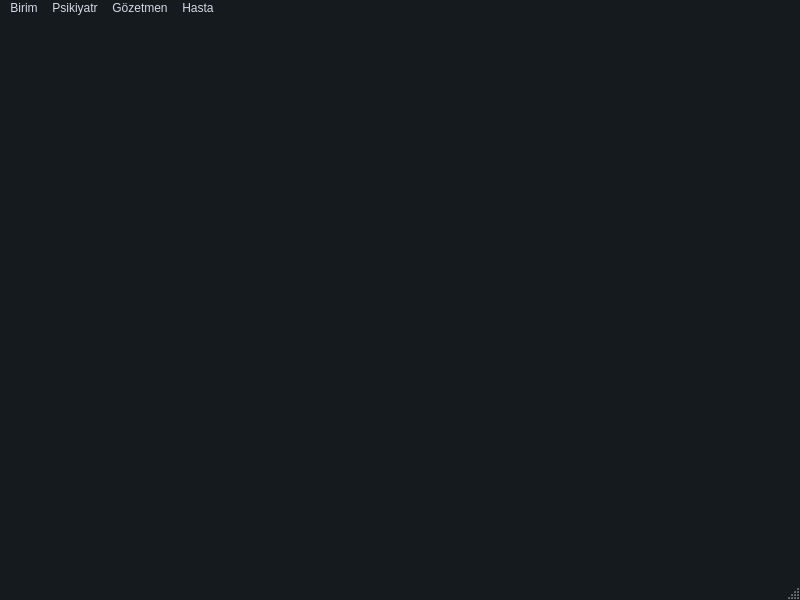
<?xml version="1.0" encoding="UTF-8"?>
<ui version="4.0">
 <class>YesilayYonetimSistemi</class>
 <widget class="QMainWindow" name="YesilayYonetimSistemi">
  <property name="geometry">
   <rect>
    <x>0</x>
    <y>0</y>
    <width>800</width>
    <height>600</height>
   </rect>
  </property>
  <property name="windowTitle">
   <string>YesilayYonetimSistemi</string>
  </property>
  <property name="windowIcon">
   <iconset>
    <normaloff>C:/Users/Yunus Emre/Desktop/haberler-detay.jpg</normaloff>C:/Users/Yunus Emre/Desktop/haberler-detay.jpg</iconset>
  </property>
  <property name="styleSheet">
   <string notr="true">/*
ManjaroMix Style Sheet for QT Applications
Author: Jaime A. Quiroga P.
Company: GTRONICK
Last updated: 25/02/2020, 15:42.
Available at: https://github.com/GTRONICK/QSS/blob/master/ManjaroMix.qss
*/
QMainWindow {
	background-color:#151a1e;
}
QCalendar {
	background-color: #151a1e;
}
QTextEdit {
	border-width: 1px;
	border-style: solid;
	border-color: #4fa08b;
	background-color: #222b2e;
	color: #d3dae3;
}
QPlainTextEdit {
	border-width: 1px;
	border-style: solid;
	border-color: #4fa08b;
	background-color: #222b2e;
	color: #d3dae3;
}
QToolButton {
	border-style: solid;
	border-top-color: qlineargradient(spread:pad, x1:0.5, y1:1, x2:0.5, y2:0, stop:0 rgb(215, 215, 215), stop:1 rgb(222, 222, 222));
	border-right-color: qlineargradient(spread:pad, x1:0, y1:0.5, x2:1, y2:0.5, stop:0 rgb(217, 217, 217), stop:1 rgb(227, 227, 227));
	border-left-color: qlineargradient(spread:pad, x1:0, y1:0.5, x2:1, y2:0.5, stop:0 rgb(227, 227, 227), stop:1 rgb(217, 217, 217));
	border-bottom-color: qlineargradient(spread:pad, x1:0.5, y1:1, x2:0.5, y2:0, stop:0 rgb(215, 215, 215), stop:1 rgb(222, 222, 222));
	border-width: 1px;
	border-radius: 5px;
	color: #d3dae3;
	padding: 2px;
	background-color: rgb(255,255,255);
}
QToolButton:hover{
	border-style: solid;
	border-top-color: qlineargradient(spread:pad, x1:0.5, y1:1, x2:0.5, y2:0, stop:0 rgb(195, 195, 195), stop:1 rgb(222, 222, 222));
	border-right-color: qlineargradient(spread:pad, x1:0, y1:0.5, x2:1, y2:0.5, stop:0 rgb(197, 197, 197), stop:1 rgb(227, 227, 227));
	border-left-color: qlineargradient(spread:pad, x1:0, y1:0.5, x2:1, y2:0.5, stop:0 rgb(227, 227, 227), stop:1 rgb(197, 197, 197));
	border-bottom-color: qlineargradient(spread:pad, x1:0.5, y1:1, x2:0.5, y2:0, stop:0 rgb(195, 195, 195), stop:1 rgb(222, 222, 222));
	border-width: 1px;
	border-radius: 5px;
	color: rgb(0,0,0);
	padding: 2px;
	background-color: rgb(255,255,255);
}
QToolButton:pressed{
	border-style: solid;
	border-top-color: qlineargradient(spread:pad, x1:0.5, y1:1, x2:0.5, y2:0, stop:0 rgb(215, 215, 215), stop:1 rgb(222, 222, 222));
	border-right-color: qlineargradient(spread:pad, x1:0, y1:0.5, x2:1, y2:0.5, stop:0 rgb(217, 217, 217), stop:1 rgb(227, 227, 227));
	border-left-color: qlineargradient(spread:pad, x1:0, y1:0.5, x2:1, y2:0.5, stop:0 rgb(227, 227, 227), stop:1 rgb(217, 217, 217));
	border-bottom-color: qlineargradient(spread:pad, x1:0.5, y1:1, x2:0.5, y2:0, stop:0 rgb(215, 215, 215), stop:1 rgb(222, 222, 222));
	border-width: 1px;
	border-radius: 5px;
	color: rgb(0,0,0);
	padding: 2px;
	background-color: rgb(142,142,142);
}
QPushButton{
	border-style: solid;
	border-color: #050a0e;
	border-width: 1px;
	border-radius: 5px;
	color: #d3dae3;
	padding: 2px;
	background-color: #151a1e;
}
QPushButton::default{
	border-style: solid;
	border-color: #050a0e;
	border-width: 1px;
	border-radius: 5px;
	color: #FFFFFF;
	padding: 2px;
	background-color: #151a1e;;
}
QPushButton:hover{
	border-style: solid;
	border-color: #050a0e;
	border-width: 1px;
	border-radius: 5px;
	color: #d3dae3;
	padding: 2px;
	background-color: #1c1f1f;
}
QPushButton:pressed{
	border-style: solid;
	border-color: #050a0e;
	border-width: 1px;
	border-radius: 5px;
	color: #d3dae3;
	padding: 2px;
	background-color: #2c2f2f;
}
QPushButton:disabled{
	border-style: solid;
	border-top-color: qlineargradient(spread:pad, x1:0.5, y1:1, x2:0.5, y2:0, stop:0 rgb(215, 215, 215), stop:1 rgb(222, 222, 222));
	border-right-color: qlineargradient(spread:pad, x1:0, y1:0.5, x2:1, y2:0.5, stop:0 rgb(217, 217, 217), stop:1 rgb(227, 227, 227));
	border-left-color: qlineargradient(spread:pad, x1:0, y1:0.5, x2:1, y2:0.5, stop:0 rgb(227, 227, 227), stop:1 rgb(217, 217, 217));
	border-bottom-color: qlineargradient(spread:pad, x1:0.5, y1:1, x2:0.5, y2:0, stop:0 rgb(215, 215, 215), stop:1 rgb(222, 222, 222));
	border-width: 1px;
	border-radius: 5px;
	color: #808086;
	padding: 2px;
	background-color: rgb(142,142,142);
}
QLineEdit {
	border-width: 1px;
	border-style: solid;
	border-color: #4fa08b;
	background-color: #222b2e;
	color: #d3dae3;
}
QLabel {
	color: #d3dae3;
}
QLCDNumber {
	color: #4d9b87;
}
QProgressBar {
	text-align: center;
	color: #d3dae3;
	border-radius: 10px;
	border-color: transparent;
	border-style: solid;
	background-color: #52595d;
}
QProgressBar::chunk {
	background-color: #214037	;
	border-radius: 10px;
}
QMenuBar {
	background-color: #151a1e;
}
QMenuBar::item {
	color: #d3dae3;
  	spacing: 3px;
  	padding: 1px 4px;
	background-color: #151a1e;
}

QMenuBar::item:selected {
  	background-color: #252a2e;
	color: #FFFFFF;
}
QMenu {
	background-color: #151a1e;
}
QMenu::item:selected {
	background-color: #252a2e;
	color: #FFFFFF;
}
QMenu::item {
	color: #d3dae3;
	background-color: #151a1e;
}
QTabWidget {
	color:rgb(0,0,0);
	background-color:#000000;
}
QTabWidget::pane {
		border-color: #050a0e;
		background-color: #1e282c;
		border-style: solid;
		border-width: 1px;
    	border-bottom-left-radius: 4px;
		border-bottom-right-radius: 4px;
}
QTabBar::tab:first {
	border-style: solid;
	border-left-width:1px;
	border-right-width:0px;
	border-top-width:1px;
	border-bottom-width:0px;
	border-top-color: #050a0e;
	border-left-color: #050a0e;
	border-bottom-color: #050a0e;
	border-top-left-radius: 4px;
	color: #d3dae3;
	padding: 3px;
	margin-left:0px;
	background-color: #151a1e;
}
QTabBar::tab:last {
	border-style: solid;
	border-top-width:1px;
	border-left-width:1px;
	border-right-width:1px;
	border-bottom-width:0px;
	border-color: #050a0e;
	border-top-right-radius: 4px;
	color: #d3dae3;
	padding: 3px;
	margin-left:0px;
	background-color: #151a1e;
}
QTabBar::tab {
	border-style: solid;
	border-top-width:1px;
	border-bottom-width:0px;
	border-left-width:1px;
	border-top-color: #050a0e;
	border-left-color: #050a0e;
	border-bottom-color: #050a0e;
	color: #d3dae3;
	padding: 3px;
	margin-left:0px;
	background-color: #151a1e;
}
QTabBar::tab:selected, QTabBar::tab:last:selected, QTabBar::tab:hover {
  	border-style: solid;
  	border-left-width:1px;
	border-bottom-width:0px;
	border-right-color: transparent;
	border-top-color: #050a0e;
	border-left-color: #050a0e;
	border-bottom-color: #050a0e;
	color: #FFFFFF;
	padding: 3px;
	margin-left:0px;
	background-color: #1e282c;
}

QTabBar::tab:selected, QTabBar::tab:first:selected, QTabBar::tab:hover {
  	border-style: solid;
  	border-left-width:1px;
  	border-bottom-width:0px;
  	border-top-width:1px;
	border-right-color: transparent;
	border-top-color: #050a0e;
	border-left-color: #050a0e;
	border-bottom-color: #050a0e;
	color: #FFFFFF;
	padding: 3px;
	margin-left:0px;
	background-color: #1e282c;
}

QCheckBox {
	color: #d3dae3;
	padding: 2px;
}
QCheckBox:disabled {
	color: #808086;
	padding: 2px;
}

QCheckBox:hover {
	border-radius:4px;
	border-style:solid;
	padding-left: 1px;
	padding-right: 1px;
	padding-bottom: 1px;
	padding-top: 1px;
	border-width:1px;
	border-color: transparent;
}
QCheckBox::indicator:checked {

	height: 10px;
	width: 10px;
	border-style:solid;
	border-width: 1px;
	border-color: #4fa08b;
	color: #000000;
	background-color: qradialgradient(cx:0.4, cy:0.4, radius: 1.5,fx:0, fy:0, stop:0 #1e282c, stop:0.3 #1e282c, stop:0.4 #4fa08b, stop:0.5 #1e282c, stop:1 #1e282c);
}
QCheckBox::indicator:unchecked {

	height: 10px;
	width: 10px;
	border-style:solid;
	border-width: 1px;
	border-color: #4fa08b;
	color: #000000;
}
QRadioButton {
	color: #d3dae3;
	padding: 1px;
}
QRadioButton::indicator:checked {
	height: 10px;
	width: 10px;
	border-style:solid;
	border-radius:5px;
	border-width: 1px;
	border-color: #4fa08b;
	color: #a9b7c6;
	background-color: qradialgradient(cx:0.5, cy:0.5, radius:0.4,fx:0.5, fy:0.5, stop:0 #4fa08b, stop:1 #1e282c);
}
QRadioButton::indicator:!checked {
	height: 10px;
	width: 10px;
	border-style:solid;
	border-radius:5px;
	border-width: 1px;
	border-color: #4fa08b;
	color: #a9b7c6;
	background-color: transparent;
}
QStatusBar {
	color:#027f7f;
}
QSpinBox {
	color: #d3dae3;
	background-color: #222b2e;
	border-width: 1px;
	border-style: solid;
	border-color: #4fa08b;
}
QDoubleSpinBox {
	color: #d3dae3;
	background-color: #222b2e;
	border-width: 1px;
	border-style: solid;
	border-color: #4fa08b;
}
QTimeEdit {
	color: #d3dae3;
	background-color: #222b2e;
	border-width: 1px;
	border-style: solid;
	border-color: #4fa08b;
}
QDateTimeEdit {
	color: #d3dae3;
	background-color: #222b2e;
	border-width: 1px;
	border-style: solid;
	border-color: #4fa08b;
}
QDateEdit {
	color: #d3dae3;
	background-color: #222b2e;
	border-width: 1px;
	border-style: solid;
	border-color: #4fa08b;
}
QFontComboBox {
	color: #d3dae3;
	background-color: #222b2e;
	border-width: 1px;
	border-style: solid;
	border-color: #4fa08b;
}
QComboBox {
	color: #d3dae3;
	background-color: #222b2e;
	border-width: 1px;
	border-style: solid;
	border-color: #4fa08b;
}

QDial {
	background: #16a085;
}

QToolBox {
	color: #a9b7c6;
	background-color: #222b2e;
}
QToolBox::tab {
	color: #a9b7c6;
	background-color:#222b2e;
}
QToolBox::tab:selected {
	color: #FFFFFF;
	background-color:#222b2e;
}
QScrollArea {
	color: #FFFFFF;
	background-color:#222b2e;
}
QSlider::groove:horizontal {
	height: 5px;
	background-color: #52595d;
}
QSlider::groove:vertical {
	width: 5px;
	background-color: #52595d;
}
QSlider::handle:horizontal {
	background: #1a2224;
	border-style: solid;
	border-width: 1px;
	border-color: rgb(207,207,207);
	width: 12px;
	margin: -5px 0;
	border-radius: 7px;
}
QSlider::handle:vertical {
	background: #1a2224;
	border-style: solid;
	border-width: 1px;
	border-color: rgb(207,207,207);
	height: 12px;
	margin: 0 -5px;
	border-radius: 7px;
}
QSlider::add-page:horizontal {
    background: #52595d;
}
QSlider::add-page:vertical {
    background: #52595d;
}
QSlider::sub-page:horizontal {
    background-color: #15433a;
}
QSlider::sub-page:vertical {
    background-color: #15433a;
}
QScrollBar:horizontal {
	max-height: 10px;
	border: 1px transparent grey;
	margin: 0px 20px 0px 20px;
	background: transparent;
}
QScrollBar:vertical {
	max-width: 10px;
	border: 1px transparent grey;
	margin: 20px 0px 20px 0px;
	background: transparent;
}
QScrollBar::handle:horizontal {
	background: #52595d;
	border-style: transparent;
	border-radius: 4px;
	min-width: 25px;
}
QScrollBar::handle:horizontal:hover {
	background: #58a492;
	border-style: transparent;
	border-radius: 4px;
	min-width: 25px;
}
QScrollBar::handle:vertical {
	background: #52595d;
	border-style: transparent;
	border-radius: 4px;
	min-height: 25px;
}
QScrollBar::handle:vertical:hover {
	background: #58a492;
	border-style: transparent;
	border-radius: 4px;
	min-height: 25px;
}
QScrollBar::add-line:horizontal {
   border: 2px transparent grey;
   border-top-right-radius: 4px;
   border-bottom-right-radius: 4px;
   background: #15433a;
   width: 20px;
   subcontrol-position: right;
   subcontrol-origin: margin;
}
QScrollBar::add-line:horizontal:pressed {
   border: 2px transparent grey;
   border-top-right-radius: 4px;
   border-bottom-right-radius: 4px;
   background: rgb(181,181,181);
   width: 20px;
   subcontrol-position: right;
   subcontrol-origin: margin;
}
QScrollBar::add-line:vertical {
   border: 2px transparent grey;
   border-bottom-left-radius: 4px;
   border-bottom-right-radius: 4px;
   background: #15433a;
   height: 20px;
   subcontrol-position: bottom;
   subcontrol-origin: margin;
}
QScrollBar::add-line:vertical:pressed {
   border: 2px transparent grey;
   border-bottom-left-radius: 4px;
   border-bottom-right-radius: 4px;
   background: rgb(181,181,181);
   height: 20px;
   subcontrol-position: bottom;
   subcontrol-origin: margin;
}
QScrollBar::sub-line:horizontal {
   border: 2px transparent grey;
   border-top-left-radius: 4px;
   border-bottom-left-radius: 4px;
   background: #15433a;
   width: 20px;
   subcontrol-position: left;
   subcontrol-origin: margin;
}
QScrollBar::sub-line:horizontal:pressed {
   border: 2px transparent grey;
   border-top-left-radius: 4px;
   border-bottom-left-radius: 4px;
   background: rgb(181,181,181);
   width: 20px;
   subcontrol-position: left;
   subcontrol-origin: margin;
}
QScrollBar::sub-line:vertical {
   border: 2px transparent grey;
   border-top-left-radius: 4px;
   border-top-right-radius: 4px;
   background: #15433a;
   height: 20px;
   subcontrol-position: top;
   subcontrol-origin: margin;
}
QScrollBar::sub-line:vertical:pressed {
   border: 2px transparent grey;
   border-top-left-radius: 4px;
   border-top-right-radius: 4px;
   background: rgb(181,181,181);
   height: 20px;
   subcontrol-position: top;
   subcontrol-origin: margin;
}

QScrollBar::add-page:horizontal, QScrollBar::sub-page:horizontal {
   background: none;
}
QScrollBar::add-page:vertical, QScrollBar::sub-page:vertical {
   background: none;
}</string>
  </property>
  <widget class="QWidget" name="centralwidget"/>
  <widget class="QStatusBar" name="statusbar"/>
  <widget class="QMenuBar" name="menubar">
   <property name="geometry">
    <rect>
     <x>0</x>
     <y>0</y>
     <width>800</width>
     <height>22</height>
    </rect>
   </property>
   <widget class="QMenu" name="menuBirim">
    <property name="title">
     <string>Birim</string>
    </property>
   </widget>
   <widget class="QMenu" name="menuPsikiyatr">
    <property name="title">
     <string>Psikiyatr</string>
    </property>
   </widget>
   <widget class="QMenu" name="menuG_zetmen">
    <property name="title">
     <string>Gözetmen</string>
    </property>
   </widget>
   <widget class="QMenu" name="menuHasta">
    <property name="title">
     <string>Hasta</string>
    </property>
   </widget>
   <addaction name="menuBirim"/>
   <addaction name="menuPsikiyatr"/>
   <addaction name="menuG_zetmen"/>
   <addaction name="menuHasta"/>
  </widget>
 </widget>
 <resources/>
 <connections/>
</ui>
